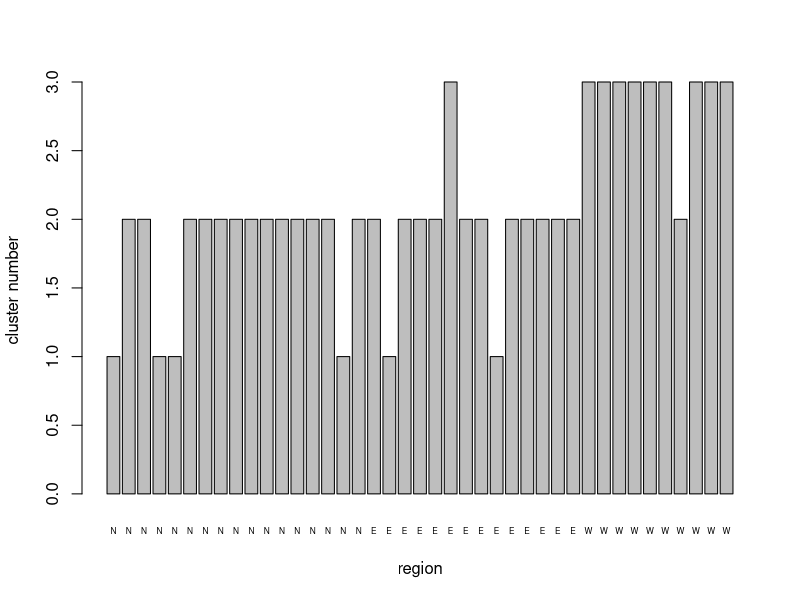
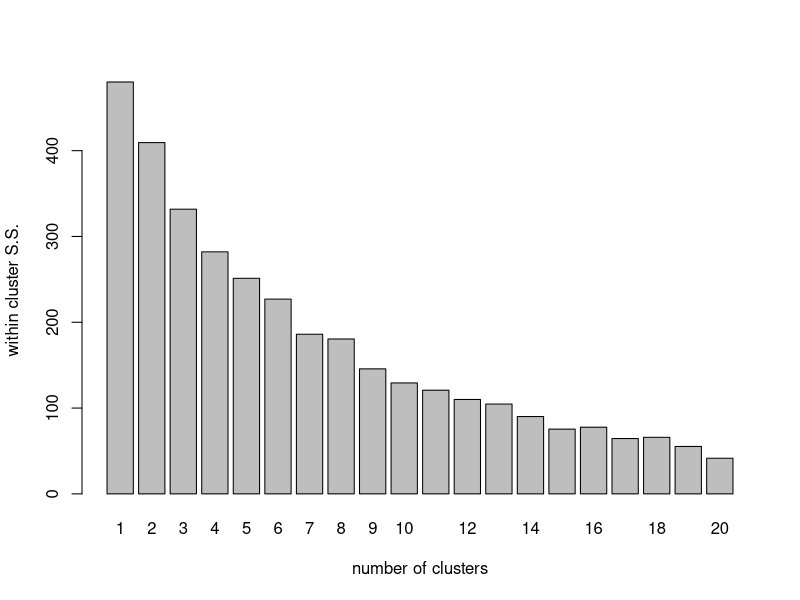
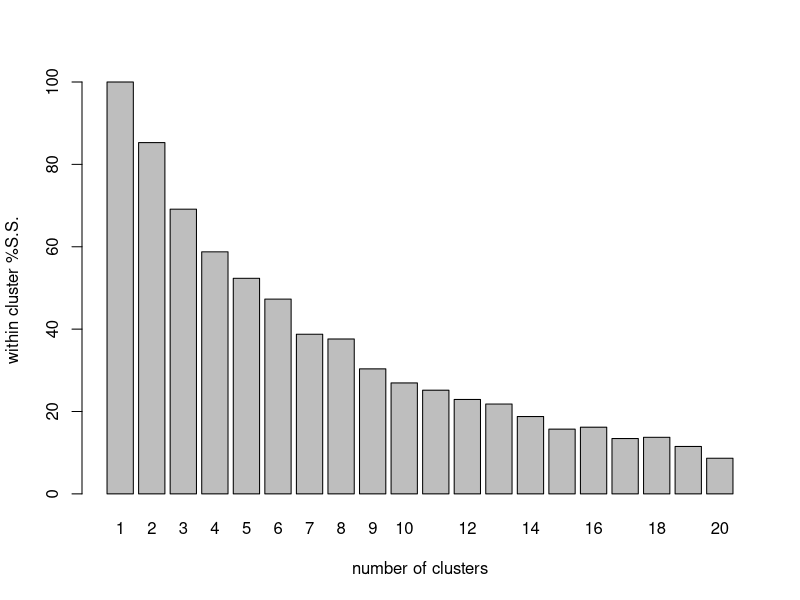
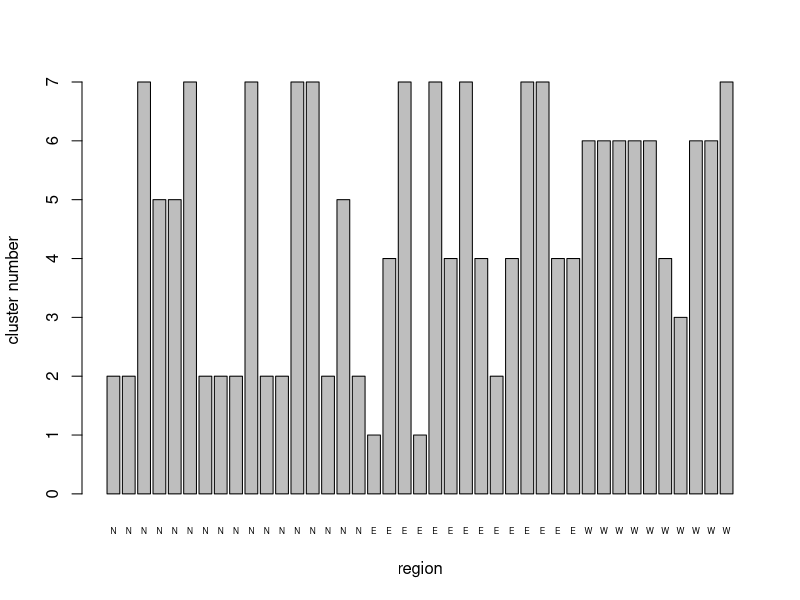
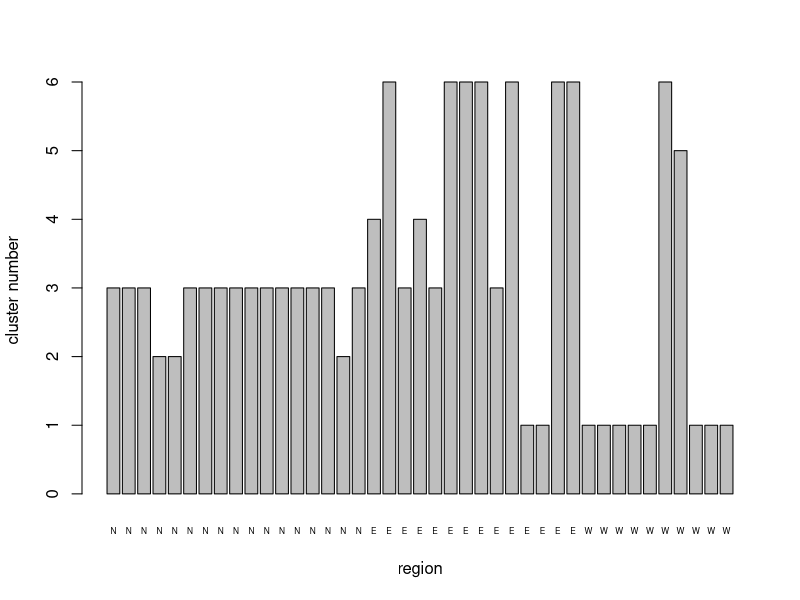
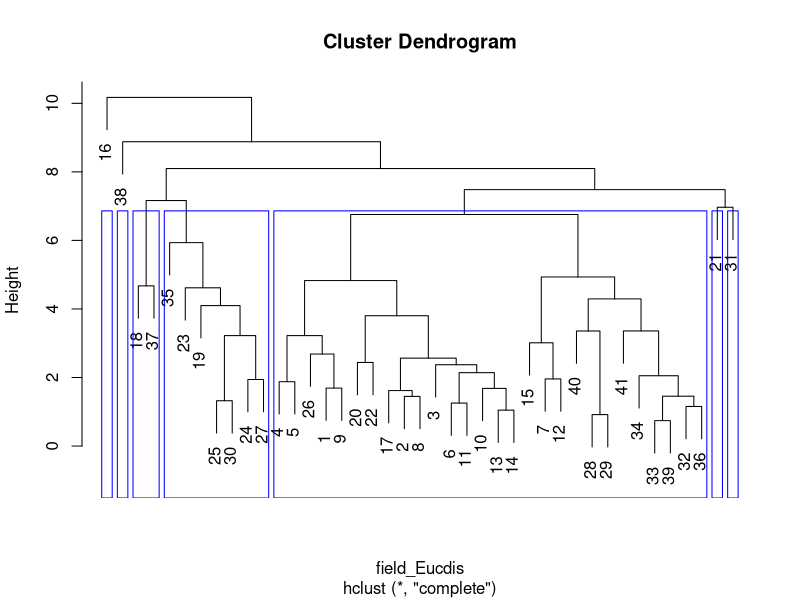
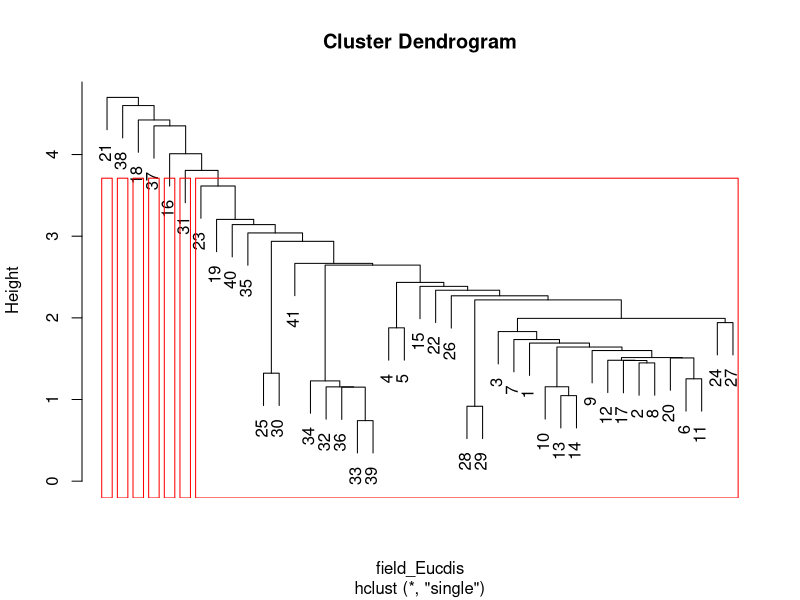
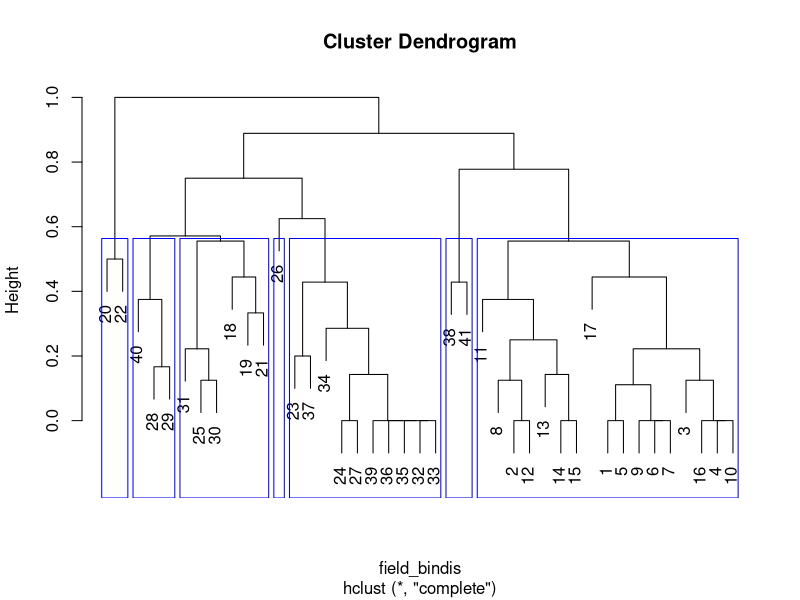

Write R code to recreate these figures, in order.
## ---- chunk 1
PCA1data <- read.csv("data/PCA1_Survey.csv", head = TRUE)
PCA1_cordata <- PCA1data[c(-7, -8, -9)]
head(PCA1_cordata)
## ---- chunk 2
NHCA_data1 <- data.frame(PCA1_cordata[, 1:2], scale(PCA1_cordata[, 3:14]))
head(NHCA_data1)

# Cluster the fields into 3 groups
NHCA_fields1 <- kmeans(NHCA_data1[, 3:14], 3)
NHCA_fields1
## ---- chunk 3
NHCA_3clus_plt <- barplot(NHCA_fields1$cluster,
  names.arg = PCA1_cordata$region, cex.names = 0.5, xlab = "region",
  ylab = "cluster number"
)
## ---- chunk 4
wSS_fields1 <- (nrow(NHCA_data1) - 1) * sum(apply(NHCA_data1[, 3:14], 2, var))
for (i in 2:20) wSS_fields1[i] <- sum(kmeans(NHCA_data1[, 3:14], centers = i)$withinss)
clus_plot <- barplot(wSS_fields1, xlab = "number of clusters", ylab = "within cluster S.S.", names.arg = seq(1, 20, 1))
wSS_fields1_pct <- (wSS_fields1 / wSS_fields1[1]) * 100
clus_plot_pct <- barplot(wSS_fields1_pct,
  xlab = "number of clusters",
  ylab = "within cluster %S.S.", names.arg = seq(1, 20, 1)
)
## ---- chunk 5
# Cluster the fields into 7 groups
NHCA_fields2 <- kmeans(NHCA_data1[, 3:14], 7)
NHCA_fields2
NHCA_7clus_plt <- barplot(NHCA_fields2$cluster,
  names.arg = PCA1_cordata$region, cex.names = 0.5,
  xlab = "region", ylab = "cluster number"
)
## ---- chunk 6
# Cluster the fields into 6 groups
NHCA_fields3 <- kmeans(NHCA_data1[, 3:14], 6)
NHCA_fields3
NHCA_6clus_plt <- barplot(NHCA_fields3$cluster,
  names.arg = PCA1_cordata$region, cex.names = 0.5,
  xlab = "region", ylab = "cluster number"
)
## ---- chunk 7
# Hierachical cluster analysis: Euclidean distance matrix, furthest neighbor clustering
field_Eucdis <- dist(NHCA_data1[, 3:14], method = "euclidean")
HCA_field1 <- hclust(field_Eucdis, method = "complete")
dend_field1 <- plot(HCA_field1)
field_hgroups1 <- cutree(HCA_field1, k = 7)
rect.hclust(HCA_field1, k = 7, border = "blue")

# Euclidean distance matrix, nearest neighbor clustering
HCA_field2 <- hclust(field_Eucdis, method = "single")
dend_field2 <- plot(HCA_field2)
field_hgroups2 <- cutree(HCA_field2, k = 7)
rect.hclust(HCA_field2, k = 7, border = "red")

# How do the results look if we use binary data?
# Binary distance matrix, furthest neighbor clustering

HCA_data2 <- data.frame(PCA1_cordata[, 1:2], (PCA1_cordata[, 3:14] > 0) * 1)
field_bindis <- dist(HCA_data2[, 3:14], method = "binary")
HCA_field3 <- hclust(field_bindis, method = "complete")
dend_field3 <- plot(HCA_field3)
field_hgroups3 <- cutree(HCA_field3, k = 7)
rect.hclust(HCA_field3, k = 7, border = "blue")

# Binary distance matrix, nearest neighbor clustering
HCA_field4 <- hclust(field_bindis, method = "single")
dend_field4 <- plot(HCA_field4)
field_hgroups4 <- cutree(HCA_field4, k = 7)
rect.hclust(HCA_field4, k = 7, border = "red")
## ---- chunk 8
PCA1_data <- read.csv("data/PCA1_Survey.csv", head = TRUE)
PCA1_cordata <- PCA1_data[c(-7, -8, -9)]
head(PCA1_cordata)

survey_corpca1 <- princomp(PCA1_cordata[3:14], cor = TRUE)
NHCA_data1 <- data.frame(PCA1_cordata[, 1:2], scale(PCA1_cordata[, 3:14]))
NHCA_fields2 <- kmeans(NHCA_data1[, 3:14], 7)
## ---- chunk 9
PCA_7clusplot <- plot(survey_corpca1$score[, 1], survey_corpca1$score[, 2],
  xlab = "first principal component", ylab = "second principal component"
)
text(survey_corpca1$score[, 1], survey_corpca1$score[, 2],
  cex = 1.5, NHCA_fields2$cluster,
  col = NHCA_fields2$cluster
)

PCA_7clusplot <- plot(survey_corpca1$score[, 1], survey_corpca1$score[, 2],
  xlab = "first principal component", ylab = "second principal component"
)
text(survey_corpca1$score[, 1], survey_corpca1$score[, 2],
  cex = 1.5, NHCA_fields2$cluster,
  col = NHCA_fields2$cluster
)

PCA_7clusplot2 <- plot(survey_corpca1$score[, 1], survey_corpca1$score[, 3],
  xlab = "first principal component", ylab = "third principal component"
)

text(survey_corpca1$score[, 1], survey_corpca1$score[, 3],
  cex = 1.5, NHCA_fields2$cluster,
  col = NHCA_fields2$cluster
)
## ---- chunk 10
HCA_data2 <- data.frame(PCA1_cordata[, 1:2], (PCA1_cordata[, 3:14] > 0) * 1)
field_bindis <- dist(HCA_data2[, 3:14], method = "binary")
PCO1_fields <- cmdscale(field_bindis, k = 10, eig = TRUE)
HCA_field3 <- hclust(field_bindis, method = "complete")
plot(HCA_field3)
field_hgroups3 <- cutree(HCA_field3, k = 7)
rect.hclust(HCA_field3, k = 7, border = "blue")

PCO_7clusplot <- plot(PCO1_fields$points[, 1], PCO1_fields$points[, 2],
  xlab = "first principal coordinate", ylab = "second principal cordinate"
)
text(PCO1_fields$points[, 1], PCO1_fields$points[, 2],
  cex = 1.5, field_hgroups3,
  col = field_hgroups3
)
